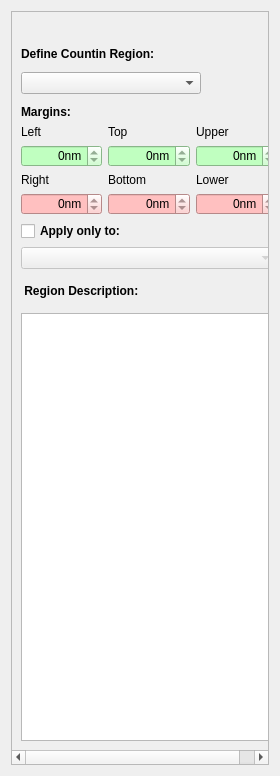
<?xml version="1.0" encoding="UTF-8"?>
<ui version="4.0">
 <class>CountingRegion</class>
 <widget class="QWidget" name="CountingRegion">
  <property name="geometry">
   <rect>
    <x>0</x>
    <y>0</y>
    <width>280</width>
    <height>776</height>
   </rect>
  </property>
  <property name="windowTitle">
   <string>Form</string>
  </property>
  <layout class="QVBoxLayout" name="verticalLayout_2">
   <item>
    <widget class="QScrollArea" name="scrollArea">
     <property name="widgetResizable">
      <bool>true</bool>
     </property>
     <widget class="QWidget" name="scrollAreaWidgetContents">
      <property name="geometry">
       <rect>
        <x>0</x>
        <y>0</y>
        <width>268</width>
        <height>747</height>
       </rect>
      </property>
      <layout class="QVBoxLayout" name="verticalLayout">
       <item>
        <layout class="QHBoxLayout" name="horizontalLayout_5">
         <item>
          <spacer name="horizontalSpacer_12">
           <property name="orientation">
            <enum>Qt::Horizontal</enum>
           </property>
           <property name="sizeHint" stdset="0">
            <size>
             <width>40</width>
             <height>20</height>
            </size>
           </property>
          </spacer>
         </item>
         <item>
          <widget class="QLabel" name="preview">
           <property name="sizePolicy">
            <sizepolicy hsizetype="Preferred" vsizetype="Minimum">
             <horstretch>0</horstretch>
             <verstretch>0</verstretch>
            </sizepolicy>
           </property>
           <property name="text">
            <string/>
           </property>
           <property name="pixmap">
            <pixmap resource="rsc/CountingRegion.qrc">:/allPlanes.png</pixmap>
           </property>
           <property name="scaledContents">
            <bool>false</bool>
           </property>
          </widget>
         </item>
         <item>
          <spacer name="horizontalSpacer_11">
           <property name="orientation">
            <enum>Qt::Horizontal</enum>
           </property>
           <property name="sizeHint" stdset="0">
            <size>
             <width>40</width>
             <height>20</height>
            </size>
           </property>
          </spacer>
         </item>
        </layout>
       </item>
       <item>
        <widget class="QLabel" name="label_10">
         <property name="font">
          <font>
           <weight>75</weight>
           <bold>true</bold>
          </font>
         </property>
         <property name="text">
          <string>Define Countin Region:</string>
         </property>
        </widget>
       </item>
       <item>
        <layout class="QHBoxLayout" name="horizontalLayout_2">
         <item>
          <widget class="QComboBox" name="regions">
           <property name="sizePolicy">
            <sizepolicy hsizetype="MinimumExpanding" vsizetype="Fixed">
             <horstretch>0</horstretch>
             <verstretch>0</verstretch>
            </sizepolicy>
           </property>
           <property name="minimumSize">
            <size>
             <width>160</width>
             <height>0</height>
            </size>
           </property>
          </widget>
         </item>
         <item>
          <widget class="QPushButton" name="createRegion">
           <property name="enabled">
            <bool>false</bool>
           </property>
           <property name="minimumSize">
            <size>
             <width>32</width>
             <height>32</height>
            </size>
           </property>
           <property name="maximumSize">
            <size>
             <width>32</width>
             <height>32</height>
            </size>
           </property>
           <property name="toolTip">
            <string>Create Counting Region</string>
           </property>
           <property name="text">
            <string/>
           </property>
           <property name="icon">
            <iconset resource="rsc/CountingRegion.qrc">
             <normaloff>:/create-cr.svg</normaloff>:/create-cr.svg</iconset>
           </property>
           <property name="iconSize">
            <size>
             <width>22</width>
             <height>22</height>
            </size>
           </property>
           <property name="flat">
            <bool>true</bool>
           </property>
          </widget>
         </item>
         <item>
          <widget class="QPushButton" name="removeRegion">
           <property name="enabled">
            <bool>false</bool>
           </property>
           <property name="minimumSize">
            <size>
             <width>32</width>
             <height>32</height>
            </size>
           </property>
           <property name="maximumSize">
            <size>
             <width>32</width>
             <height>32</height>
            </size>
           </property>
           <property name="toolTip">
            <string>Remove Selected Counting Region</string>
           </property>
           <property name="text">
            <string/>
           </property>
           <property name="icon">
            <iconset resource="rsc/CountingRegion.qrc">
             <normaloff>:/trash-full.svg</normaloff>:/trash-full.svg</iconset>
           </property>
           <property name="iconSize">
            <size>
             <width>22</width>
             <height>22</height>
            </size>
           </property>
           <property name="flat">
            <bool>true</bool>
           </property>
          </widget>
         </item>
        </layout>
       </item>
       <item>
        <widget class="QLabel" name="label">
         <property name="font">
          <font>
           <weight>75</weight>
           <bold>true</bold>
          </font>
         </property>
         <property name="text">
          <string>Margins:</string>
         </property>
        </widget>
       </item>
       <item>
        <layout class="QGridLayout" name="gridLayout_2">
         <item row="4" column="0">
          <widget class="QSpinBox" name="leftMargin">
           <property name="enabled">
            <bool>true</bool>
           </property>
           <property name="styleSheet">
            <string notr="true">background-color:rgb(192, 255, 192)</string>
           </property>
           <property name="alignment">
            <set>Qt::AlignRight|Qt::AlignTrailing|Qt::AlignVCenter</set>
           </property>
           <property name="suffix">
            <string>nm</string>
           </property>
           <property name="maximum">
            <number>0</number>
           </property>
          </widget>
         </item>
         <item row="5" column="0">
          <widget class="QLabel" name="label_14">
           <property name="text">
            <string>Right </string>
           </property>
          </widget>
         </item>
         <item row="4" column="2">
          <widget class="QSpinBox" name="upperMargin">
           <property name="enabled">
            <bool>true</bool>
           </property>
           <property name="styleSheet">
            <string notr="true">background-color:rgb(192, 255, 192)</string>
           </property>
           <property name="alignment">
            <set>Qt::AlignRight|Qt::AlignTrailing|Qt::AlignVCenter</set>
           </property>
           <property name="suffix">
            <string>nm</string>
           </property>
           <property name="maximum">
            <number>0</number>
           </property>
          </widget>
         </item>
         <item row="6" column="2">
          <widget class="QSpinBox" name="lowerMargin">
           <property name="enabled">
            <bool>true</bool>
           </property>
           <property name="styleSheet">
            <string notr="true">background-color:rgb(255, 192, 192)</string>
           </property>
           <property name="alignment">
            <set>Qt::AlignRight|Qt::AlignTrailing|Qt::AlignVCenter</set>
           </property>
           <property name="suffix">
            <string>nm</string>
           </property>
           <property name="maximum">
            <number>0</number>
           </property>
          </widget>
         </item>
         <item row="6" column="1">
          <widget class="QSpinBox" name="bottomMargin">
           <property name="enabled">
            <bool>true</bool>
           </property>
           <property name="styleSheet">
            <string notr="true">background-color:rgb(255, 192, 192)</string>
           </property>
           <property name="alignment">
            <set>Qt::AlignRight|Qt::AlignTrailing|Qt::AlignVCenter</set>
           </property>
           <property name="suffix">
            <string>nm</string>
           </property>
           <property name="maximum">
            <number>0</number>
           </property>
          </widget>
         </item>
         <item row="2" column="1">
          <widget class="QLabel" name="label_12">
           <property name="text">
            <string>Top</string>
           </property>
          </widget>
         </item>
         <item row="5" column="1">
          <widget class="QLabel" name="label_15">
           <property name="text">
            <string>Bottom </string>
           </property>
          </widget>
         </item>
         <item row="4" column="1">
          <widget class="QSpinBox" name="topMargin">
           <property name="enabled">
            <bool>true</bool>
           </property>
           <property name="autoFillBackground">
            <bool>false</bool>
           </property>
           <property name="styleSheet">
            <string notr="true">background-color: rgb(192, 255, 192)</string>
           </property>
           <property name="alignment">
            <set>Qt::AlignRight|Qt::AlignTrailing|Qt::AlignVCenter</set>
           </property>
           <property name="suffix">
            <string>nm</string>
           </property>
           <property name="maximum">
            <number>0</number>
           </property>
          </widget>
         </item>
         <item row="6" column="0">
          <widget class="QSpinBox" name="rightMargin">
           <property name="enabled">
            <bool>true</bool>
           </property>
           <property name="styleSheet">
            <string notr="true">background-color:rgb(255, 192, 192)</string>
           </property>
           <property name="alignment">
            <set>Qt::AlignRight|Qt::AlignTrailing|Qt::AlignVCenter</set>
           </property>
           <property name="suffix">
            <string>nm</string>
           </property>
           <property name="maximum">
            <number>0</number>
           </property>
          </widget>
         </item>
         <item row="5" column="2">
          <widget class="QLabel" name="label_16">
           <property name="text">
            <string>Lower</string>
           </property>
          </widget>
         </item>
         <item row="2" column="2">
          <widget class="QLabel" name="label_13">
           <property name="text">
            <string>Upper</string>
           </property>
          </widget>
         </item>
         <item row="2" column="0">
          <widget class="QLabel" name="label_11">
           <property name="text">
            <string>Left</string>
           </property>
          </widget>
         </item>
        </layout>
       </item>
       <item>
        <widget class="QCheckBox" name="useTaxonomicalConstraint">
         <property name="font">
          <font>
           <weight>75</weight>
           <bold>true</bold>
          </font>
         </property>
         <property name="text">
          <string>Apply only to:</string>
         </property>
        </widget>
       </item>
       <item>
        <widget class="QComboTreeView" name="taxonomySelector">
         <property name="enabled">
          <bool>false</bool>
         </property>
        </widget>
       </item>
       <item>
        <layout class="QHBoxLayout" name="horizontalLayout_3">
         <item>
          <widget class="QLabel" name="label_8">
           <property name="font">
            <font>
             <weight>75</weight>
             <bold>true</bold>
            </font>
           </property>
           <property name="text">
            <string> Region Description:</string>
           </property>
          </widget>
         </item>
         <item>
          <widget class="QPushButton" name="saveDescription">
           <property name="enabled">
            <bool>false</bool>
           </property>
           <property name="minimumSize">
            <size>
             <width>32</width>
             <height>32</height>
            </size>
           </property>
           <property name="maximumSize">
            <size>
             <width>32</width>
             <height>32</height>
            </size>
           </property>
           <property name="toolTip">
            <string>Save Counting Region Description to File</string>
           </property>
           <property name="text">
            <string/>
           </property>
           <property name="iconSize">
            <size>
             <width>22</width>
             <height>22</height>
            </size>
           </property>
           <property name="flat">
            <bool>true</bool>
           </property>
          </widget>
         </item>
        </layout>
       </item>
       <item>
        <widget class="QTextEdit" name="regionDescription">
         <property name="sizePolicy">
          <sizepolicy hsizetype="MinimumExpanding" vsizetype="MinimumExpanding">
           <horstretch>0</horstretch>
           <verstretch>0</verstretch>
          </sizepolicy>
         </property>
        </widget>
       </item>
      </layout>
     </widget>
    </widget>
   </item>
  </layout>
 </widget>
 <customwidgets>
  <customwidget>
   <class>QComboTreeView</class>
   <extends>QComboBox</extends>
   <header>GUI/QtWidget/QComboTreeView.h</header>
  </customwidget>
 </customwidgets>
 <resources>
  <include location="rsc/CountingRegion.qrc"/>
 </resources>
 <connections/>
</ui>
